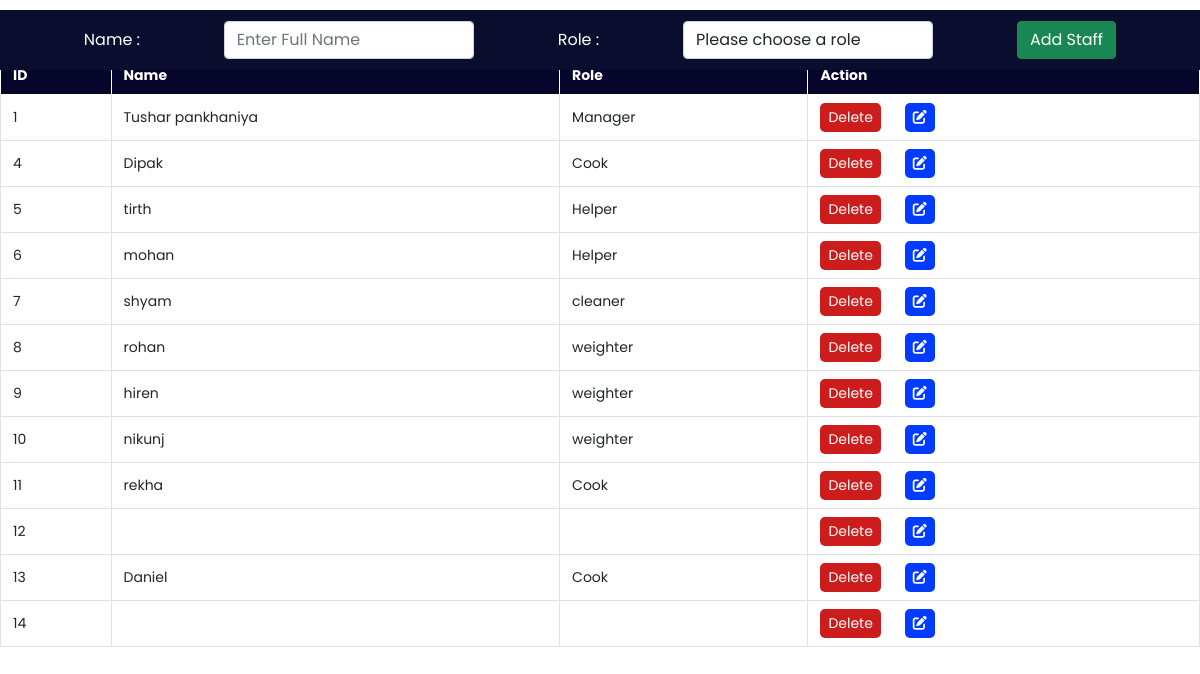
Before: /admin/staff.php with the older database file.
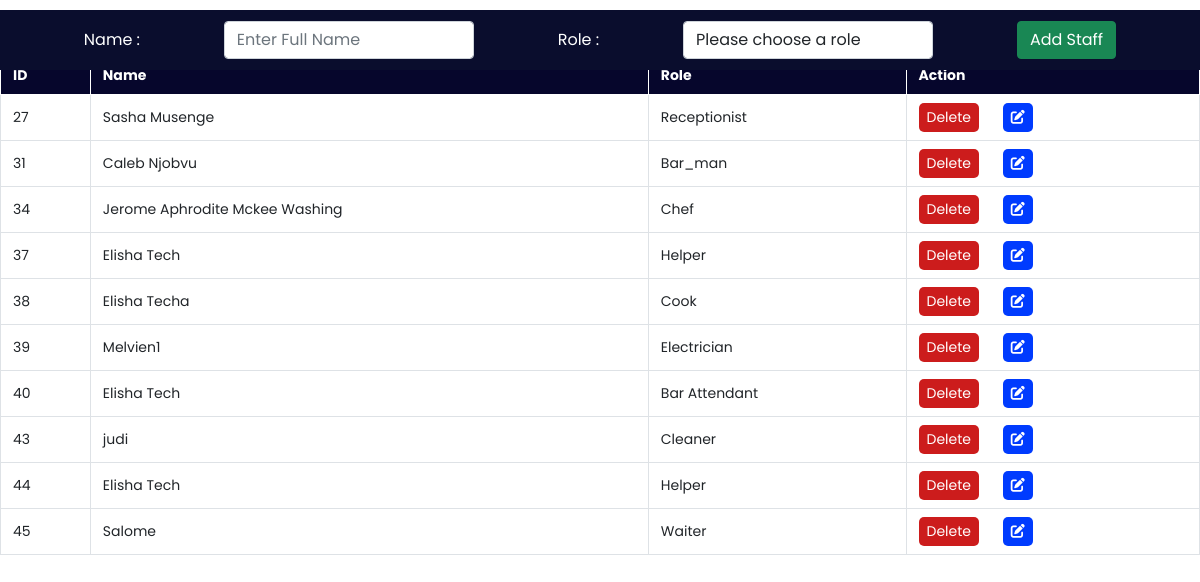
After: the same page with the newer database file.
### tables this page shows
CREATE TABLE `staff` (
  `id` int(30) NOT NULL,
  `name` varchar(30) NOT NULL,
  `work` varchar(30) NOT NULL,
  `user_id` int(11) DEFAULT NULL
);

### admin/staff.php (the view, shortened to what this page needs)
<?php
include '../config.php';
?>
<!DOCTYPE html>
<html lang="en">
<head>
    <link href="https://cdn.jsdelivr.net/npm/bootstrap@5.0.2/dist/css/bootstrap.min.css" rel="stylesheet">
    <link rel="stylesheet" href="https://cdnjs.cloudflare.com/ajax/libs/font-awesome/6.0.0-beta3/css/all.min.css">
    <link rel="stylesheet" href="css/staff.css">
</head>
<body>
    <div class="addroomsection">
        <form action="" method="POST">
            <label for="troom">Name :</label>
            <input type="text" name="staffname" class="form-control" required placeholder="Enter Full Name">
            <label for="bed">Role :</label>
            <select name="staffwork" class="form-control" required>
                <option value="" disabled selected>Please choose a role</option>
            </select>
            <button type="submit" class="btn btn-success" name="addstaff">Add Staff</button>
        </form>
    </div>
    <div class="roombooktable table-responsive-xl">
        <h2 class="text-center">Staff</h2>
        <table class="table table-bordered" id="table-data">
            <thead>
                <tr>
                    <th scope="col">ID</th>
                    <th scope="col">Name</th>
                    <th scope="col">Role</th>
                    <th scope="col">Action</th>
                </tr>
            </thead>
            <tbody>
                <?php
                $sql = "SELECT * FROM staff";
                $re = mysqli_query($conn, $sql);
                while ($row = mysqli_fetch_array($re)) {
                    echo "<tr>
                            <td>" . $row['id'] . "</td>
                            <td>" . htmlspecialchars($row['name']) . "</td>
                            <td>" . htmlspecialchars($row['work']) . "</td>
                            <td class='action'>
                                <a href='staffdelete.php?id=" . $row['id'] . "'><button class='delete-btn'>Delete</button></a>
                                <button class='edit-btn' data-bs-toggle='modal' data-bs-target='#editModal'
                                data-id='" . $row['id'] . "' data-name='" . htmlspecialchars($row['name']) . "'
                                data-work='" . htmlspecialchars($row['work']) . "'><i class='fas fa-edit'></i></button>
                            </td>
                          </tr>";
                }
                ?>
            </tbody>
        </table>
    </div>
</body>
</html>

Changed rows visible on the page:
removed staff: id "1", name "Tushar pankhaniya", work "Manager"
removed staff: id "4", name "Dipak", work "Cook"
removed staff: id "5", name "tirth", work "Helper"
removed staff: id "6", name "mohan", work "Helper"
removed staff: id "7", name "shyam", work "cleaner"
removed staff: id "8", name "rohan", work "weighter"
removed staff: id "9", name "hiren", work "weighter"
removed staff: id "10", name "nikunj", work "weighter"
removed staff: id "11", name "rekha", work "Cook"
removed staff: id "12"
removed staff: id "13", name "Daniel", work "Cook"
removed staff: id "14"
added staff: id "27", name "Sasha Musenge", work "Receptionist"
added staff: id "31", name "Caleb Njobvu", work "Bar_man"
added staff: id "34", name "Jerome Aphrodite Mckee Washing", work "Chef"
added staff: id "37", name "Elisha Tech", work "Helper"
added staff: id "38", name "Elisha Techa", work "Cook"
added staff: id "39", name "Melvien1", work "Electrician"
added staff: id "40", name "Elisha Tech", work "Bar Attendant"
added staff: id "43", name "judi", work "Cleaner"
added staff: id "44", name "Elisha Tech", work "Helper"
added staff: id "45", name "Salome", work "Waiter"
